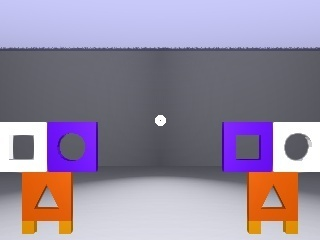
#> input picture Class/img/conturs.jpg, 320 x 240 px
$ python -i Main_main.py   (imports and definitions only)
#> lines starting #> are read from the running program, lines starting #| are printed output that depends on the picture; after the words box and inside, x2 and y2 are one past the last pixel; in counts of white or black regions, pixels touching at a corner belong together
from time import time, sleep
from math import fabs
import cv2
import numpy as np
import pymurapi as mur
from threading import Lock, Thread
from operator import itemgetter


class Solide(type):

    _instance = None

    _lock = Lock()

    def __call__(cls, *args, **kwargs):
        with cls._lock:
            if not cls._instance:
                cls._instance = super().__call__(*args, **kwargs)
        return cls._instance


# [32 lines that did not run here, left out]


# [14 lines left out: functions clamp_to180, clamp, not called in this run]


class PD:
    def __init__(self, k, d):
        self.__kp = k
        self.__dp = d
        self.__prev_error = 0
        self.__timestamp = 0

    def set_p(self, p):
        self.__kp = p

    def set_d(self, d):
        self.__dp = d

    # [18 lines left out: functions val_speed, length, not called in this run]


class Run:
    # [16 lines left out: functions __init__, add_item, not called in this run]

    def set_count(self, count):
        self.__count = count

    def set_k(self, k):
        self.__k = k


class ColorClassif:

    __low = None
    __high = None

    # [20 lines left out: functions mask, img_approximation_canny, img_approximation_threshold, not called in this run]

    def __init__(self, low, high):
        self.__low = np.array(low, np.uint8)
        self.__high = np.array(high, np.uint8)


class ImgClasses(metaclass=Solide):
    def quadrangle(self, img):
        contours = cv2.findContours(img, cv2.RETR_TREE, cv2.CHAIN_APPROX_NONE)[0]
        list_quar = []
        for cnt in contours:
            approx = cv2.approxPolyDP(cnt, 0.05 * cv2.arcLength(cnt, True), True)
            rect = cv2.minAreaRect(approx)
            box = cv2.boxPoints(rect)
            area = int(rect[1][0] * rect[1][1])
            if area < 500:
                continue
            list_quar.append((int(rect[0][0]), int(rect[0][1]), int(rect[1][0]) * int(rect[1][1])))
        if len(list_quar) == 0:
            return [[0, 0, 0, 0]]
        else:
            list_quar.sort(key=itemgetter(2), reverse=True)
            return list_quar[:3]

    def left(self, img):
        return img[0:240, 0:160]

    def right(self, img):
        return img[0:240, 160:320]

    # [77 lines left out: functions search_platform, stick, map_atlas, square, not called in this run]


class Motor:
    def __init__(self, koof):
        self.__avi = mur.mur_init()
        self.__pd_list = koof
        self.__timestemp = Run(7, 50)

    def set_list_pd(self, key, pd):
        self.__pd_list[key] = pd

    # [126 lines left out: functions keep_depth, keep_yaw, keep_x_y, move_to_time, depth_to_time, yaw_to_time and 4 more, not called in this run]


# [1 line that did not run here, left out]

red = ColorClassif((0, 139, 0), (16, 255, 255))
white = ColorClassif((0, 0, 40), (255, 7, 255))
blue = ColorClassif((130, 98, 56), (167, 255, 255))

black = ColorClassif((0, 0, 0), (232, 255, 40))
yellow = ColorClassif((23, 193, 65), (47, 250, 255))
green = ColorClassif((63, 165, 95), (104, 250, 255))

# [6 lines not run here, left out]

di_filter = 0
side = 0
# [44 lines not run here, left out]

'''motor.depth_to_time(10, 2.4)
motor.yaw_to_time(5, 8.6)
Data().shoot()
motor.depth_to_time(10, 2.4)
motor.yaw_to_time(5, -8.6)
Data().shoot()'''

'''while True:
    frame = Data().get_img_front()
    img_cen = blue.img_approximation_canny(frame)
    list_qua = ImgClasses().stick(di_filter, side)
    img_copy = frame.copy()
    cv2.circle(img_copy, (list_qua[0] + 160, list_qua[1] + 120), 3, (255, 255, 255), 3)
    key = cv2.waitKey(1)
    cv2.imshow("wtf", img_copy)
    cv2.imshow("canny", img_cen)
    print(ImgClasses().search_platform(frame))
    if key == 27:
        break'''

>>> import cv2
>>> picture = cv2.imread('Class/img/conturs.jpg', cv2.IMREAD_GRAYSCALE)
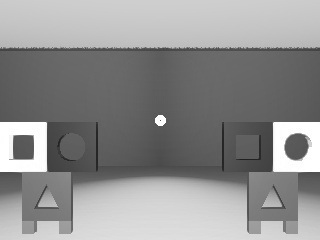
#> picture: shape (240, 320); min 32, max 255, mean 143.8
>>> result = ImgClasses().quadrangle(picture)
#> in quadrangle, `contours = cv2.findContours(img, cv2.RETR_TREE, cv2.CHAIN_APPROX_NONE)..`: contours = 1 contour; box (x1, y1, x2, y2) and area: (0, 0, 320, 240) 76241
#> the loop in quadrangle, `for cnt in contours:` made 1 pass
#> (approx, rect, box, area) on pass 1: ([[0, 0], [0, 239], [319, 239], [319, 0]], ((159.5, 119.5), (239, 319), -90), [[319, 239], [-7.32e-15, 239], [0, 0], [319, 0]], 76241)
#> after the loop in quadrangle, `for cnt in contours:`: list_quar = [(159, 119, 76241)]
#> result = [(159, 119, 76241)]
